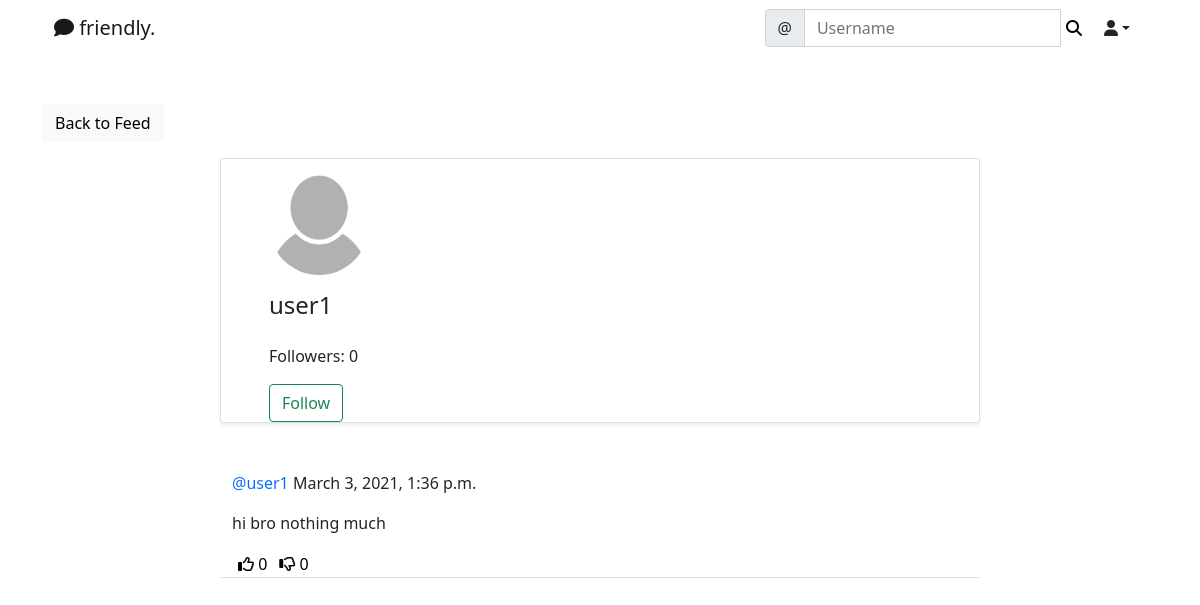
Page /social/profile/2 on the earlier database version.
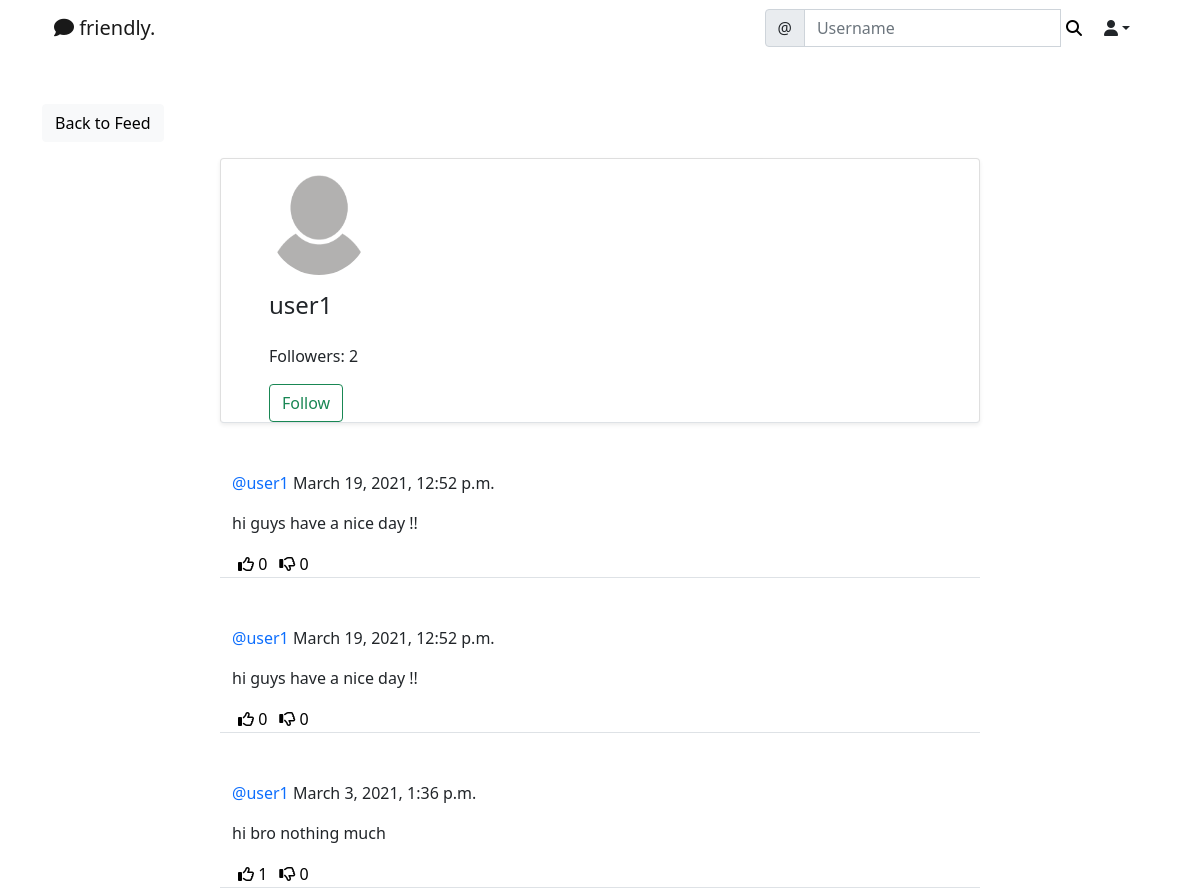
Same page on the later database version.
### social/models.py (models this page shows)
class UserProfile(models.Model):
    user = models.OneToOneField(User, primary_key=True, verbose_name='user', related_name='profile', on_delete=models.CASCADE)
    name = models.CharField(max_length=30, blank=True, null=True)
    bio = models.TextField(max_length=500, blank=True, null=True)
    birth_date = models.DateField(null=True, blank=True)
    location = models.CharField(max_length=100, blank=True, null=True)
    picture = models.ImageField(upload_to = 'uploads/profile_picture', default='uploads/profile_pictures/default.png', blank=True)
    followers = models.ManyToManyField(User, blank=True, related_name='followers')

class Post(models.Model):
    body = models.TextField()
    created_on = models.DateTimeField(default=timezone.now)
    author = models.ForeignKey(User, on_delete=models.CASCADE)
    likes = models.ManyToManyField(User, blank=True, related_name='likes')
    dislikes = models.ManyToManyField(User, blank=True, related_name='dislikes')

### social/views.py (the view)
# urls.py: path('profile/<int:pk>', ProfileView.as_view(), name='profile'),
class ProfileView(View):
    def get(self, request, pk, *args, **kwargs):
        profile = UserProfile.objects.get(pk = pk)
        user = profile.user
        posts = Post.objects.filter(author = user).order_by('-created_on')
        followers = profile.followers.all()
        if len(followers) == 0:
            is_following = False
        for follower in followers:
            if follower == request.user:
                is_following = True
                break
            else:
                is_following = False
        number_of_followers = len(followers)
        context = {
            'user': user,
            'profile': profile,
            'posts': posts,
            'number_of_followers': number_of_followers,
            'is_following': is_following
        }
        return render(request, 'social/profile.html', context)

### social/templates/social/profile.html (shortened to what this page needs)
{%extends 'landing/base.html'%}
{% block content %}
<div class='container'>
    <div class='row mt-5'>
        <div class='col-md-3 col-sm-6'>
            <a href="{% url 'post-list' %}" class="btn btn-light">Back to Feed</a>
        </div>
    </div>
    <div class='row justify-content-center mt-3 mb-5'>
        <div class='card shadow-sm col-md-8 col-sm-12 border-bottom px-5 pt-3'>
            <img src="{{ profile.picture.url }}" class="rounded-circle" width="100" height="100" />
            {%if profile.name %}
                <h4 class="py-3">{{ profile.name }}
                <span>
                    {% if request.user == user %}
                        <a href="{% url 'profile-edit' profile.pk %}" style="color: #333"><i class="far fa-edit"></i></a>
                    {%endif%}
                </span>
                </h4>
            {% else %}
                <h4 class="py-3">{{user.username}}
                </h4>
            {% endif %}
            <div>
                <p>Followers: {{ number_of_followers }}</p>
                {% if user == request.user %}
                {% else %}
                {% if is_following %}
                    <form method='POST' action="{% url 'remove-followers' profile.pk%}">
                        {% csrf_token %}
                        <button class="btn btn-outline-danger" type=submit>UnFollow</button>
                    </form>
                {% else %}
                    <form method='POST' action="{% url 'add-followers' profile.pk%}">
                        <button class="btn btn-outline-success" type=submit>Follow</button>
                    </form>
                {% endif %}
                {% endif %}
            </div>
        </div>
    </div>
    {% for post in posts %}
    <div class='row justify-content-center mt-5'>
        <div class='col-md-8 col-sm-12 border-bottom position-relative'>
            <p><a style="text-decoration: none;" class="text-primary" href="{% url 'profile' post.author.profile.pk %}">@{{ post.author }}</a> {{ post.created_on }}</p>
            <div class="position-relative">
                <p>{{ post.body }}</p>
            </div>
            <div class="d-flex flex-row">
                <form method="POST" action="{% url 'like' post.pk %}">
                    <button style="background-color: transparent; border: none; box-shadow: none;" type="submit"><i class="far fa-thumbs-up"></i> <span>{{ post.likes.all.count }}</span></button>
                </form>
                <form method="POST" action="{% url 'dislike' post.pk %}">
                    <button style="background-color: transparent; border: none; box-shadow: none;" type="submit"><i class="far fa-thumbs-down"></i> <span>{{ post.dislikes.all.count }}</span></button>
                </form>
            </div>
        </div>
    </div>
    {% endfor %}
</div>
{% endblock content %}

### landing/templates/landing/base.html (shortened to what this page needs)
<!doctype html>
<html lang="en">
  <head>
    <link href="https://cdn.jsdelivr.net/npm/bootstrap@5.0.0-beta2/dist/css/bootstrap.min.css" rel="stylesheet">
  </head>
  <body>
    {% include 'landing/navbar.html' %}
    {% block content %}
    {% endblock content %}
  </body>
</html>

### landing/templates/landing/navbar.html (shortened to what this page needs)
<div class="container">
  <nav class="navbar navbar-expand-lg navbar-light">
    <div class="container-fluid">
      <a
        class="navbar-brand"
        {%
        if
        user.is_authenticated
        %}
        href="{% url 'post-list' %}"
        {%
        else
        %}
        href="{% url 'index' %}"
        {%
        endif
        %}
        ><i class="fas fa-comment"></i> friendly.</a
      >
      <div class="collapse navbar-collapse" id="navbarTogglerDemo03">
        <form class="d-flex" method="GET" action="{% url 'profile-search' %}">
          <div class="input-group">
            <span class="input-group-text" id="basic-addon1">@</span>
            <input
              type="text"
              class="form-control"
              placeholder="Username"
              aria-label="Username"
              aria-describedby="basic-addon1"
              name="query"
              value="{{ request.GET.query }}"
            />
            <button
              style="
                border: none;
                background-color: transparent;
                box-shadow: none;
              "
              type="submit"
            >
              <i class="fas fa-search"></i>
            </button>
          </div>
        </form>
        {% if user.is_authenticated %}
        <div class="nav-item dropdown">
          <a
            class="nav-link dropdown-toggle text-dark"
            data-bs-toggle="dropdown"
            role="buton"
            aria-expanded="false"
            ><i class="fas fa-user"></i
          ></a>
        </div>
        {% endif %}
      </div>
    </div>
  </nav>
</div>

Differences in the rows shown:
added Post: author "user1", created_on "March 19, 2021, 12:52 p.m.", body "hi guys have a nice day !!", likes.all.count "0", dislikes.all.count "0"
added Post: author "user1", created_on "March 19, 2021, 12:52 p.m.", body "hi guys have a nice day !!", likes.all.count "0", dislikes.all.count "0"
computed for Post "March 3, 2021, 1:36 p.m.": likes.all.count "0" → "1"
Other differences:
{{ number_of_followers }}: "0" → "2"
